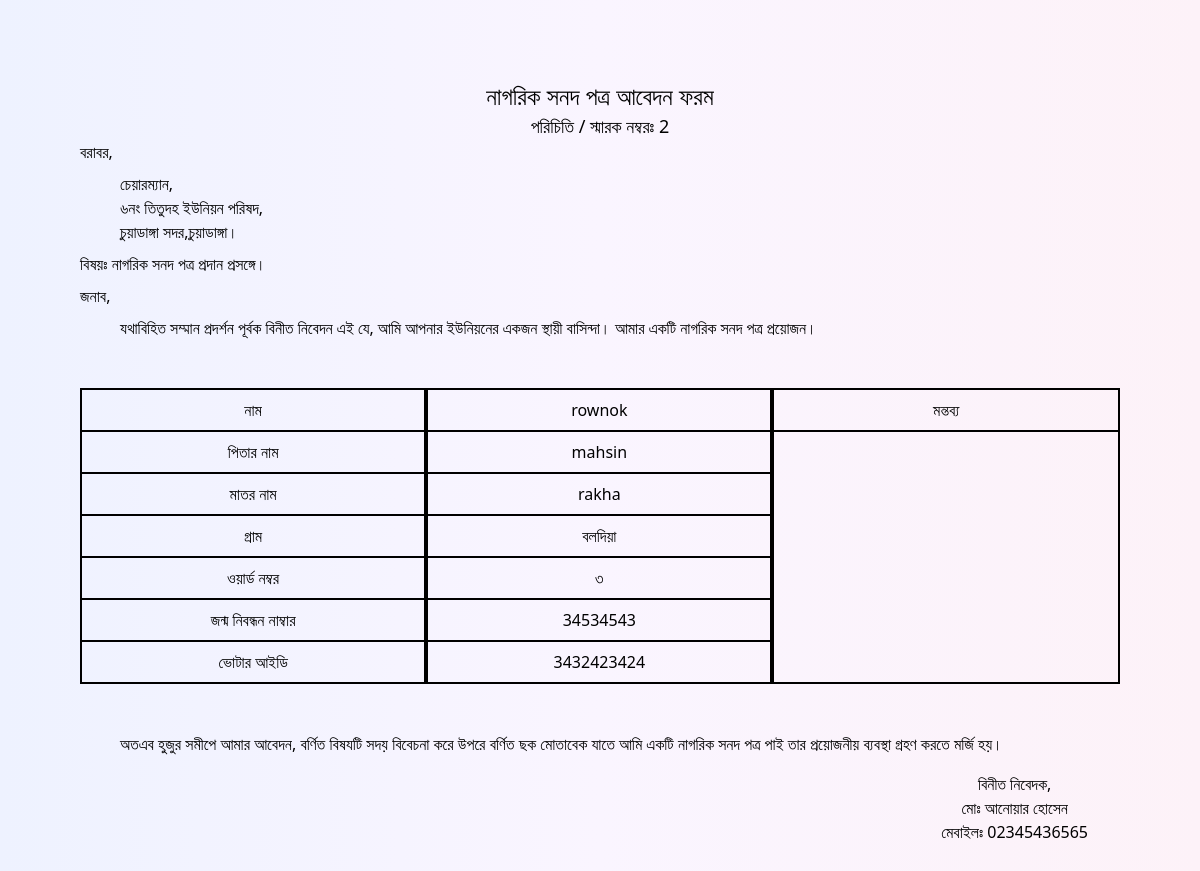
Page /nagorikabedonreport.php?id=7 on the committed database.
### tables this page shows
CREATE TABLE `nagorik` (
  `id` int(11) NOT NULL,
  `sarok` varchar(255) NOT NULL,
  `name` varchar(255) NOT NULL,
  `fathername` varchar(255) NOT NULL,
  `mothername` varchar(255) NOT NULL,
  `husband` varchar(255) NOT NULL,
  `gram` varchar(255) NOT NULL,
  `word` varchar(255) NOT NULL,
  `birthno` varchar(255) NOT NULL,
  `voterid` varchar(255) NOT NULL,
  `mobileno` varchar(255) NOT NULL,
  `gender` varchar(255) NOT NULL,
  `dakghor` varchar(255) NOT NULL
);

### nagorikabedonreport.php (the view, shortened to what this page needs)
<?php
include '_dbconnect.php';
if (isset($_REQUEST['id'])) {
    $rid = $_REQUEST['id'];
    $query = "SELECT * FROM `nagorik` WHERE id=$rid";
    $poriciti = mysqli_query($con, $query);
    $result = mysqli_fetch_array($poriciti);
}
?>
<!DOCTYPE html>
<html lang="en" dir="ltr">
<head>
    <script src="https://cdn.tailwindcss.com"></script>
</head>
<body class='bg-gradient-to-r from-indigo-50 via-purple-50 to-pink-50 z-40 mb-10'>
    <div class='px-20 py-20 relative'>
        <?php
        $rid = $result['sarok'];
        $name = $result['name'];
        $fathername = $result['fathername'];
        $mothername = $result['mothername'];
        $gram = $result['gram'];
        $word = $result['word'];
        $birthno = $result['birthno'];
        $voterid = $result['voterid'];
        $mobileno = $result['mobileno'];
        ?>
        <p class='text-center font-medium text-2xl'>নাগরিক সনদ পত্র আবেদন ফরম</p>
        <p class='text-center font-medium text-lg'>পরিচিতি / স্মারক নম্বরঃ <span><?= $rid ?></span></p>
        <p>বরাবর,</p>
        <p class="ml-10 my-2">চেয়ারম্যান, <br>
            ৬নং তিতুদহ ইউনিয়ন পরিষদ, <br>
            চুয়াডাঙ্গা সদর,চুয়াডাঙ্গা।
        </p>
        <p>বিষয়ঃ নাগরিক সনদ পত্র প্রদান প্রসঙ্গে।</p>
        <p class='my-2'>জনাব,</p>
        <p class="ml-10 my-2">যথাবিহিত সম্মান প্রদর্শন পূর্বক বিনীত নিবেদন এই যে, আমি আপনার ইউনিয়নের একজন স্থায়ী বাসিন্দা। আমার একটি নাগরিক সনদ পত্র প্রয়োজন।</p>
        <div class="flex flex-col justify-center items-center">
            <div class='flex justify-between w-full my-10'>
                <div class='w-full text-center font-medium border border-black'>
                    <p class='border border-black px-4 py-2'>নাম</p>
                    <p class='border border-black px-4 py-2'>পিতার নাম</p>
                    <p class='border border-black px-4 py-2'>মাতর নাম</p>
                    <p class='border border-black px-4 py-2'>গ্রাম</p>
                    <p class='border border-black px-4 py-2'>ওয়ার্ড নম্বর</p>
                    <p class='border border-black px-4 py-2'>জন্ম নিবন্ধন নাম্বার </p>
                    <p class='border border-black px-4 py-2'>ভোটার আইডি</p>
                </div>
                <div class='w-full text-center border border-black'>
                    <p class='border border-black px-4 py-2'><span><?= $name ?></span></p>
                    <p class='border border-black px-4 py-2'><span><?= $fathername ?></span></p>
                    <p class='border border-black px-4 py-2'><span><?= $mothername ?></span></p>
                    <p class='border border-black px-4 py-2'><span><?= $gram ?></span></p>
                    <p class='border border-black px-4 py-2'><span><?= $word ?></span></p>
                    <p class='border border-black px-4 py-2'><span><?= $birthno ?></span></p>
                    <p class='border border-black px-4 py-2'><span><?= $voterid ?></span></p>
                </div>
                <div class="w-full border-2 border-black text-center">
                    <p class='border-b-2 border-black px-4 py-2'>মন্তব্য</p>
                </div>
            </div>
        </div>
        <p class="ml-10 my-2">অতএব হুজুর সমীপে আমার আবেদন, বর্ণিত বিষযটি সদয় বিবেচনা করে উপরে বর্ণিত ছক মোতাবেক যাতে আমি একটি নাগরিক সনদ পত্র পাই তার প্রয়োজনীয় ব্যবস্থা গ্রহণ করতে মর্জি হয়।</p>
        <div class=' absolute right-28 bottom-0 flex flex-col justify-end items-center'>
            <p>বিনীত নিবেদক,</p>
            <p>মোঃ আনোয়ার হোসেন</p>
            <p>মেবাইলঃ <span><?= $mobileno ?></span></p>
        </div>
    </div>
</body>
</html>

### rows in the picture
nagorik: sarok "2", name "rownok", fathername "mahsin", mothername "rakha", gram "বলদিয়া", word "৩", birthno "34534543", voterid "3432423424", mobileno "02345436565"
